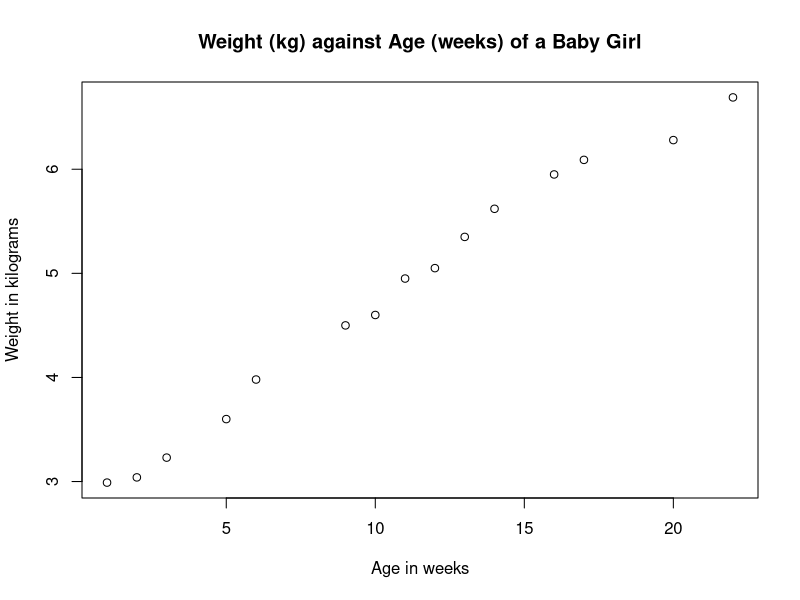

The R source for this figure: (Note: this script raises an error after producing the figure.)
## ---- chunk 1
# Stack age and weight vectors into a data frame (matrix) baby_girl
weight <- c(2.99, 3.04, 3.23, 3.60, 3.98, 4.50, 4.60, 4.95, 5.05, 5.35, 5.62, 5.95, 6.09, 6.28, 6.69)
age <- c(1, 2, 3, 5, 6, 9, 10, 11, 12, 13, 14, 16, 17, 20, 22)
baby_girl = data.frame(age, weight)
## ---- chunk 2
# (a) Plot data and fit a simple linear regression model
plot(baby_girl$age, baby_girl$weight,
     xlab = "Age in weeks", ylab = "Weight in kilograms", 
     main = "Weight (kg) against Age (weeks) of a Baby Girl")
baby.lm = lm(weight ~ age, data = baby_girl)
abline(simple_linear_regr_model$coefficient)
summary(simple_linear_regr_model)
## ---- chunk 3
# (b)
summary(baby.lm)
plot(baby.lm)
# If we first take a look at the summary of the model we can see small p-values for both the intercept and the age variable, indicating that both terms are relevant and should be included in the model.
# In addition, the adjusted R^2 is close to 1 indicatng that 98.57 % of the total variance in the data can be explained from the fitted model. And add to that a high f-statistic score of 963 indicating that the model as a whole is a good fit.

# However, when looking at the residual plots we can see a worrying pattern. The residuals should ideally be scattered around on both sides of 0 and have a constant variance. From the residual plot, we can see that the residulas start off ok, but then follow an upward pattern where the residuals take on positive values before plunging back to high negative values in the very end.

# We can see a similar pattern in the normal qq plot where we can see that the distribution of the residuals departs to a certains degree from lineartiy indicating the residuals do not follow a symmetric shape of the normal distribution.
## ---- chunk 4
# (c)
baby_girl$age_square <- age * age
baby.lm2 <- lm(weight ~ age + age_square, data = baby_girl)
summary(baby.lm2)
plot(baby.lm2)
# From the summary statistics we can see that the R^2 is even higher when including the age squared variable, although the p-value for the individual age sqaured variable is not as small (> 0.01) the intercept and the orignal age variable (both close to 0). We can also not that the F-statistic has decreased from 963 to 802 when adding the extra quadratic term. 

# The residual plot does look a little bit better after including the quadratic term as the residuals are more randomly scattered and with a fairly constant variance. The normal qq plot also indicate a slighly more normal distribution of the residuals. 
## ---- chunk 5
# (d)
baby_girl$age_cubic <- age * age * age
baby.lm3 <- lm(weight ~ age + age_square + age_cubic, data = baby_girl)
summary(baby.lm3)
plot(baby.lm3)

# Although the adjusted R^2 has gone up to 0.9944, the significance of each individual term has decreased where the quadratic term now has a p-value > 0.05 indicating that we cannot reject the null-hypothesis for this variable. The cubic term is also not as significant with a p-value of 0.0192 which may not be low enough to reject the null hypothesis for the cubic term either. The overall p-value is very small and the F-statistic stay fairly high.

# For the residuals, they look a bit more evenly scattered now with a fairly constant variance. The normal qq plot has also changed, pushing the residuals closer the line, indicating a more normal distribution of the residuals.
## ---- chunk 6
# (e)
# We could add even more higher order polynomil terms or transform the variables e.g. taking the log, to try and improve the model even more. However, this will make the model more complex and we may be at risk of overfitting the data. If we overfit the data, the model wil fail to generalize well when making predictions on unseen data.

## ---- chunk 7
# (f)
new_age_observation <- 26
# Predict using simple model
baby.predict_lm <- predict(
  baby.lm,
  data.frame(age = new_age_observation),
  interval = "prediction"
)
# Predict using quadratic model
baby.predict_lm2 <- predict(
  baby.lm2,
  data.frame(age = new_age_observation, age_square = new_age_observation^2),
  interval = "prediction"
)
# Predict using cubic model
baby.predict_lm3 <- predict(
  baby.lm3,
  data.frame(
    age = new_age_observation,
    age_square = new_age_observation^2,
    age_cubic = new_age_observation^3
  ),
  interval = "prediction"
)
"Simple model"
baby.predict_lm
"Quadratic Model"
baby.predict_lm2
"Cubic Model"
baby.predict_lm3

# The 95 % prediction interval tells us where we can expect to see a new observation with the age variable set to 26. The prediction interval will always be wider than the confidence interval as the prediction interval takes into account the true error term. We can see that prediction interval for the cubic model is much wider than the other two, i.e. the cubic model has a high variance which may be due to overfitting.
